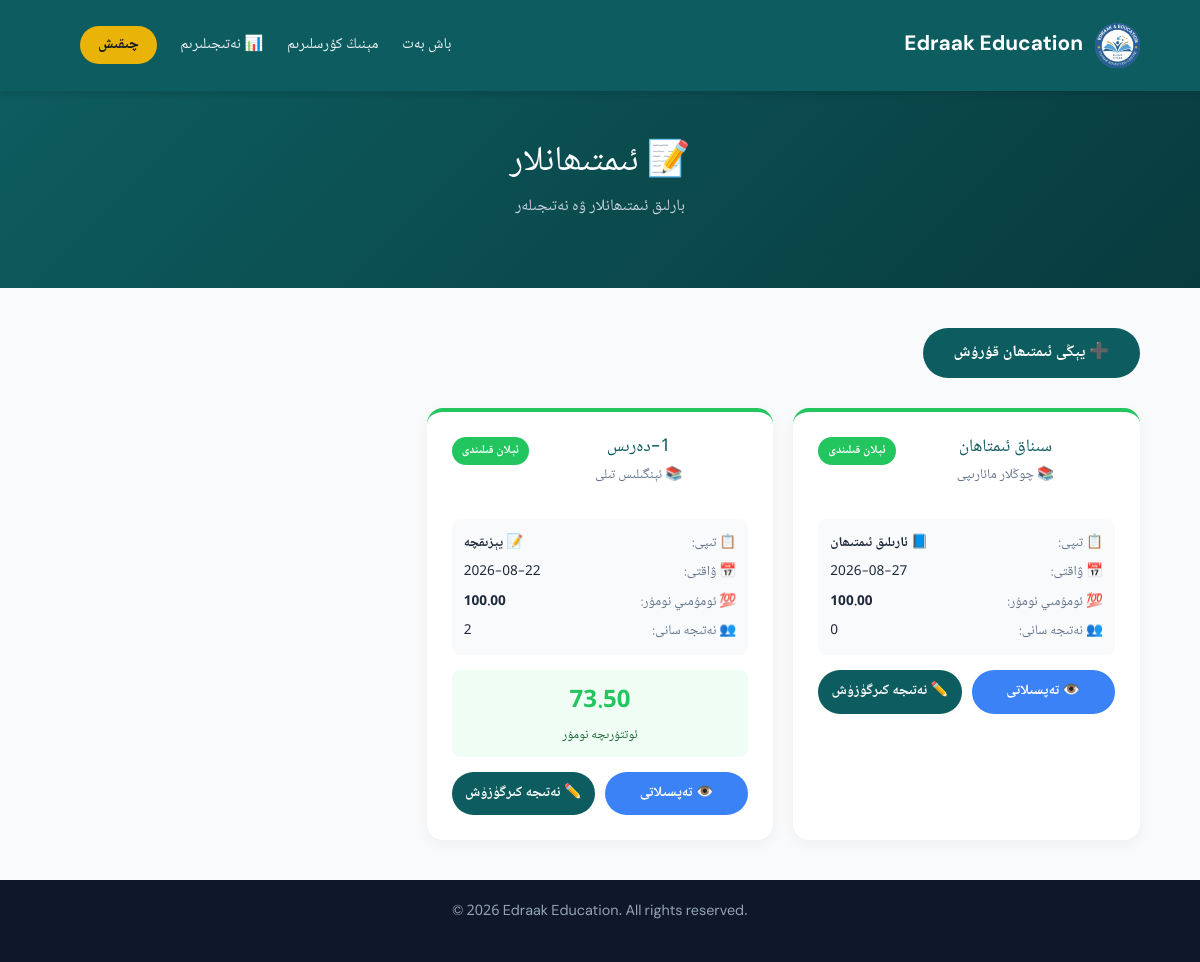
The page /exams/ (signed in) on the database its author committed.
### courses/models.py (models this page shows, shortened)
class SiteSettings(models.Model):
    site_name = models.CharField(max_length=200, default='Edraak Education', verbose_name="توربەت ئىسمى (ئېنگلىزچە)")
    site_name_ug = models.CharField(max_length=200, default='ئىدراك مائارىپى', verbose_name="توربەت ئىسمى (ئۇيغۇرچە)")
    tagline = models.CharField(max_length=300, blank=True, default='Guiding the Future | كەلگۈسىگە يېتەكلەش',
                               verbose_name="شۇئار")
    logo = models.ImageField(upload_to='site/', blank=True, null=True, verbose_name="لوگو رەسىمى")
    about_title_ug = models.CharField(max_length=200, default='ئىدراك مائارىپى غايىسى',
                                      verbose_name="بىز ھەققىدە ماۋزۇسى (ئۇيغۇرچە)")
    about_text_ug = models.TextField(blank=True, verbose_name="بىز ھەققىدە مەزمۇنى (ئۇيغۇرچە)")
    about_title_en = models.CharField(max_length=200, default='Our Mission',
                                      verbose_name="بىز ھەققىدە ماۋزۇسى (ئېنگلىزچە)")
    about_text_en = models.TextField(blank=True, verbose_name="بىز ھەققىدە مەزمۇنى (ئېنگلىزچە)")
    whatsapp = models.CharField(max_length=50, blank=True, default='905444362947',
                                verbose_name="WhatsApp نومۇرى (پەقەت سان)")
    telegram = models.CharField(max_length=100, blank=True, default='salman_muallim', verbose_name="Telegram ئادرېسى")
    email = models.EmailField(blank=True, default='salmanuyghur3@gmail.com', verbose_name="Email")
    phone = models.CharField(max_length=50, blank=True, default='+90 544 436 29 47',
                             verbose_name="تېلېفون نومۇرى (كۆرۈنۈش)")
    address = models.CharField(max_length=300, blank=True, verbose_name="ئادرېس")
    footer_text = models.CharField(max_length=300, blank=True, default='© 2026 Edraak Education. All rights reserved.',
                                   verbose_name="Footer تېكىستى")
    class Meta:
        verbose_name = "توربەت تەڭشەكلىرى"
        verbose_name_plural = "توربەت تەڭشەكلىرى"
    @classmethod
    def get_settings(cls):
        settings, created = cls.objects.get_or_create(id=1)
        return settings

class Exam(models.Model):
    EXAM_TYPES = [
        ('written', '📝 يېزىقچە'),
        ('oral', '🗣️ ئاغزاكى'),
        ('practical', '🛠️ ئەمەلىي'),
        ('quiz', '❓ تېز سوئال'),
        ('midterm', '📘 ئارىلىق ئىمتىھان'),
        ('final', '📕 ئاخىرقى ئىمتىھان'),
    ]
    course = models.ForeignKey(
        Course,
        on_delete=models.CASCADE,
        related_name='exams',
        verbose_name="كۇرس"
    )
    title = models.CharField(max_length=200, verbose_name="ئىمتىھان ماۋزۇسى")
    exam_type = models.CharField(
        max_length=20,
        choices=EXAM_TYPES,
        default='written',
        verbose_name="ئىمتىھان تىپى"
    )
    total_score = models.DecimalField(
        max_digits=5,
        decimal_places=2,
        default=100.00,
        verbose_name="ئومۇمىي نومۇر"
    )
    exam_date = models.DateField(verbose_name="ئىمتىھان ۋاقتى")
    description = models.TextField(blank=True, verbose_name="چۈشەندۈرۈش")
    is_published = models.BooleanField(default=False, verbose_name="ئېلان قىلىندىمۇ؟")
    created_at = models.DateTimeField(auto_now_add=True)
    class Meta:
        verbose_name = "ئىمتىھان"
        verbose_name_plural = "ئىمتىھانلار"
        ordering = ['-exam_date']
    def get_average_score(self):
        results = self.results.all()
        if results.count() == 0:
            return 0
        total = sum(r.score for r in results)
        return round(total / results.count(), 2)
    def get_results_count(self):
        return self.results.count()

class Course(models.Model):
    BADGE_CHOICES = [
        ('تور + سىنىپ', 'تور + سىنىپ'),
        ('بالىلار', 'بالىلار'),
        ('تېخنىكا', 'تېخنىكا'),
        ('ئىلمىي ساۋات', 'ئىلمىي ساۋات'),
        ('كۆپ تىللىق', 'كۆپ تىللىق'),
        ('مەخسۇس سىنىپ', 'مەخسۇس سىنىپ'),
    ]
    title = models.CharField(max_length=200, verbose_name="كۇرس ئىسمى")
    badge = models.CharField(max_length=50, choices=BADGE_CHOICES, verbose_name="بەلگە")
    emoji = models.CharField(max_length=50, blank=True, verbose_name="ئىموجى/Icon")
    description = models.TextField(verbose_name="چۈشەندۈرۈش")
    textbook = models.CharField(max_length=200, blank=True, verbose_name="ئاساسلىق دەرسلىك")
    level = models.CharField(max_length=100, blank=True, verbose_name="سەۋىيە تەلەپلىرى")
    teaching_method = models.CharField(max_length=200, blank=True, verbose_name="ئوقۇتۇش شەكلى")
    age_group = models.CharField(max_length=100, blank=True, verbose_name="مۇۋاپىق ياش")
    special_features = models.CharField(max_length=300, blank=True, verbose_name="ئالاھىدىلىكى")
    is_active = models.BooleanField(default=True, verbose_name="ئاكتىپمۇ؟")
    order = models.IntegerField(default=0, verbose_name="تەرتىپ نومۇرى")
    created_at = models.DateTimeField(auto_now_add=True)
    full_description = models.TextField(blank=True, verbose_name="تولۇق چۈشەندۈرۈش")
    duration = models.CharField(max_length=100, blank=True, verbose_name="ۋاقتى")
    schedule = models.CharField(max_length=200, blank=True, verbose_name="دەرس ۋاقتى")
    price = models.CharField(max_length=100, blank=True, verbose_name="باھاسى")
    max_students = models.IntegerField(default=20, verbose_name="ئەڭ كۆپ ئوقۇغۇچى")
    cover_image = models.ImageField(upload_to='courses/', blank=True, null=True, verbose_name="رەسىم")
    instructor = models.ForeignKey(
        Teacher,
        on_delete=models.SET_NULL,
        null=True,
        blank=True,
        related_name='courses',
        verbose_name="مەسئۇل ئۇستاز"
    )
    class Meta:
        verbose_name = "كۇرس"
        verbose_name_plural = "كۇرسىلار"
        ordering = ['order']

class ExamResult(models.Model):
    exam = models.ForeignKey(
        Exam,
        on_delete=models.CASCADE,
        related_name='results',
        verbose_name="ئىمتىھان"
    )
    student = models.ForeignKey(
        CustomUser,
        on_delete=models.CASCADE,
        related_name='exam_results',
        verbose_name="ئوقۇغۇچى"
    )
    score = models.DecimalField(
        max_digits=5,
        decimal_places=2,
        verbose_name="نومۇر"
    )
    note = models.TextField(blank=True, verbose_name="ئوقۇتقۇچى ئىزاھى")
    graded_by = models.ForeignKey(
        CustomUser,
        on_delete=models.SET_NULL,
        null=True,
        blank=True,
        related_name='graded_exams',
        verbose_name="باھالىغۇچى"
    )
    graded_at = models.DateTimeField(auto_now_add=True)
    class Meta:
        verbose_name = "ئىمتىھان نەتىجىسى"
        verbose_name_plural = "ئىمتىھان نەتىجىلىرى"
        unique_together = ('exam', 'student')
        ordering = ['-score']

### courses/views.py (the view, shortened to what this page needs)
# urls.py: path('exams/', views.exam_list, name='exam_list'),
@login_required
def exam_list(request):
    if request.user.is_teacher():
        try:
            teacher_profile = request.user.teacher_profile
            exams = Exam.objects.filter(
                course__instructor=teacher_profile
            ).select_related('course').order_by('-exam_date')
        except Teacher.DoesNotExist:
            exams = Exam.objects.none()
    elif request.user.is_staff or request.user.role == 'admin':
        exams = Exam.objects.all().select_related('course').order_by('-exam_date')
    context = {
        'exams': exams,
    }
    return render(request, 'exam_list.html', context)

### courses/context_processors.py (called while the page is built)
def site_settings(request):
    return {
        'settings': SiteSettings.get_settings()
    }

### courses/models.py (called while the page is built)
    def is_teacher(self):
        return self.role == 'teacher'

### courses/templates/exam_list.html (shortened to what this page needs)
{% extends 'base.html' %}
{% block content %}
<header>
    <div class="navbar">
        <div class="logo-area">
            {% if settings.logo %}
            <img src="{{ settings.logo.url }}" alt="{{ settings.site_name }}" style="width: 45px; height: 45px; object-fit: contain; border-radius: 8px;">
            {% endif %}
            <a href="{% url 'index' %}" class="brand-name" style="text-decoration:none;">{{ settings.site_name }}</a>
        </div>
        <div class="nav-menu">
            <nav>
                <a href="{% url 'index' %}">باش بەت</a>
                {% if user.is_teacher %}
                    <a href="{% url 'teacher_dashboard' %}">ئوقۇتقۇچى تاختىسى</a>
                    <a href="{% url 'exam_list' %}" style="color: #eab308;">📝 ئىمتىھانلار</a>
                {% else %}
                    <a href="{% url 'my_enrollments' %}">مېنىڭ كۇرسلىرىم</a>
                    <a href="{% url 'my_grades' %}">📊 نەتىجىلىرىم</a>
                {% endif %}
                <a href="{% url 'logout' %}" class="login-nav-btn">چىقىش</a>
            </nav>
        </div>
    </div>
</header>
<section style="background: linear-gradient(135deg, #0d5c5f 0%, #083b3e 100%); color: white; padding: 50px 5%;">
    <div style="max-width: 1100px; margin: 0 auto; text-align: center;">
        <h1 style="font-size: 2.2rem; margin-bottom: 10px;">📝 ئىمتىھانلار</h1>
        <p style="color: #cbd5e1;">بارلىق ئىمتىھانلار ۋە نەتىجىلەر</p>
    </div>
</section>
<section style="padding: 40px 5%;">
    <div style="max-width: 1100px; margin: 0 auto;">
        {% if user.is_teacher or user.is_staff %}
        <div style="margin-bottom: 30px; text-align: right;">
            <a href="/admin/courses/exam/add/" class="btn" style="background-color: #0d5c5f; color: white;">
                ➕ يېڭى ئىمتىھان قۇرۇش
            </a>
        </div>
        {% endif %}
        {% if exams %}
        <div style="display: grid; grid-template-columns: repeat(auto-fill, minmax(320px, 1fr)); gap: 20px; direction: rtl;">
            {% for exam in exams %}
            <div style="background: white; border-radius: 16px; box-shadow: 0 4px 15px rgba(0,0,0,0.05); padding: 25px; border-top: 4px solid {% if exam.is_published %}#22c55e{% else %}#eab308{% endif %};">
                <div style="display: flex; justify-content: space-between; align-items: flex-start; margin-bottom: 15px;">
                    <div style="flex: 1;">
                        <h3 style="color: #0d5c5f; font-size: 1.1rem; margin-bottom: 5px;">{{ exam.title }}</h3>
                        <p style="color: #64748b; font-size: 0.85rem;">📚 {{ exam.course.title }}</p>
                    </div>
                    {% if exam.is_published %}
                    <span style="background: #22c55e; color: white; padding: 3px 10px; border-radius: 15px; font-size: 0.75rem; font-weight: bold;">ئېلان قىلىندى</span>
                    {% else %}
                    <span style="background: #eab308; color: white; padding: 3px 10px; border-radius: 15px; font-size: 0.75rem; font-weight: bold;">قارالمە</span>
                    {% endif %}
                </div>
                <div style="margin-bottom: 15px; padding: 12px; background: #f8fafc; border-radius: 8px;">
                    <div style="display: flex; justify-content: space-between; margin-bottom: 5px;">
                        <span style="color: #64748b; font-size: 0.85rem;">📋 تىپى:</span>
                        <span style="color: #1e293b; font-size: 0.85rem; font-weight: 600;">{{ exam.get_exam_type_display }}</span>
                    </div>
                    <div style="display: flex; justify-content: space-between; margin-bottom: 5px;">
                        <span style="color: #64748b; font-size: 0.85rem;">📅 ۋاقتى:</span>
                        <span style="color: #1e293b; font-size: 0.85rem;">{{ exam.exam_date|date:"Y-m-d" }}</span>
                    </div>
                    <div style="display: flex; justify-content: space-between; margin-bottom: 5px;">
                        <span style="color: #64748b; font-size: 0.85rem;">💯 ئومۇمىي نومۇر:</span>
                        <span style="color: #1e293b; font-size: 0.85rem; font-weight: 600;">{{ exam.total_score }}</span>
                    </div>
                    <div style="display: flex; justify-content: space-between;">
                        <span style="color: #64748b; font-size: 0.85rem;">👥 نەتىجە سانى:</span>
                        <span style="color: #1e293b; font-size: 0.85rem;">{{ exam.get_results_count }}</span>
                    </div>
                </div>
                {% if exam.get_results_count > 0 %}
                <div style="margin-bottom: 15px; padding: 10px; background: #f0fdf4; border-radius: 8px; text-align: center;">
                    <div style="font-size: 1.5rem; font-weight: bold; color: #22c55e;">{{ exam.get_average_score }}</div>
                    <div style="color: #166534; font-size: 0.8rem;">ئوتتۇرىچە نومۇر</div>
                </div>
                {% endif %}
                <div style="display: flex; gap: 10px;">
                    <a href="{% url 'exam_detail' exam.id %}" class="btn" style="flex: 1; text-align: center; font-size: 0.9rem; padding: 10px; background-color: #3b82f6; color: white;">
                        👁️ تەپسىلاتى
                    </a>
                    {% if user.is_teacher or user.is_staff %}
                    <a href="{% url 'grade_exam' exam.id %}" class="btn" style="flex: 1; text-align: center; font-size: 0.9rem; padding: 10px; background-color: #0d5c5f; color: white;">
                        ✏️ نەتىجە كىرگۈزۈش
                    </a>
                    {% endif %}
                </div>
            </div>
            {% endfor %}
        </div>
        {% endif %}
    </div>
</section>
<footer>
    <p>{{ settings.footer_text }}</p>
</footer>
{% endblock %}

### courses/templates/base.html (shortened to what this page needs)
{% load static %}
<html lang="ug" dir="rtl">
<head>
    <link rel="stylesheet" href="https://cdn.jsdelivr.net/npm/bootstrap@5.3.0/dist/css/bootstrap.rtl.min.css">
    <link rel="stylesheet" href="https://cdnjs.cloudflare.com/ajax/libs/font-awesome/6.4.0/css/all.min.css">
    <link rel="stylesheet" href="{% static 'css/style.css' %}">
</head>
<body>
    {% block content %}
    {% endblock %}
</body>
</html>

### static/css/style.css (style rules this page uses)
* { margin: 0; padding: 0; box-sizing: border-box; }
html, body { direction: rtl; text-align: right; }
body { background-color: #f8fafc; color: #1e293b; line-height: 1.8; font-family: 'Noto Naskh Arabic', 'UKIJ Ekran', 'Microsoft Uighur', 'DM Sans', sans-serif; font-size: 16px; }
header { background-color: #0d5c5f; padding: 15px 5%; position: sticky; top: 0; z-index: 1000; box-shadow: 0 4px 6px rgba(0,0,0,0.1); direction: rtl; }
.navbar { display: flex; justify-content: space-between; align-items: center; flex-wrap: wrap; gap: 15px; }
.logo-area { display: flex; align-items: center; gap: 12px; }
.brand-name { color: #ffffff; font-size: 1.3rem; font-weight: 700; }
.nav-menu { display: flex; align-items: center; flex-wrap: wrap; }
nav a { color: #f1f5f9; text-decoration: none; margin-left: 20px; font-weight: 500; transition: color 0.3s; font-size: 0.95rem; }
.login-nav-btn { background-color: #eab308; color: #0f172a !important; padding: 6px 18px; border-radius: 20px; font-weight: bold; margin-left: 20px; cursor: pointer; transition: 0.3s; }
.btn { display: inline-block; background-color: #eab308; color: #0f172a; padding: 12px 30px; text-decoration: none; font-weight: bold; border-radius: 30px; transition: 0.3s; }
section { padding: 80px 5%; text-align: center; direction: rtl; }
footer { background-color: #0f172a; color: #94a3b8; text-align: center; padding: 20px; font-size: 0.9rem; direction: ltr; }

### rows shown on the page
SiteSettings: logo (picture), site_name "Edraak Education", footer_text "© 2026 Edraak Education. All rights reserved."
Exam: title "سىناق ئىمتاھان", course "چوڭلار مائارىپى", is_published "ئېلان قىلىندى", exam_type "📘 ئارىلىق ئىمتىھان", exam_date "2026-08-27", total_score "100.00", get_results_count "0"
Exam: title "1-دەرىس", course "ئېنگىلىس تىلى", is_published "ئېلان قىلىندى", exam_type "📝 يېزىقچە", exam_date "2026-08-22", total_score "100.00", get_results_count "2", get_average_score "73.50"
